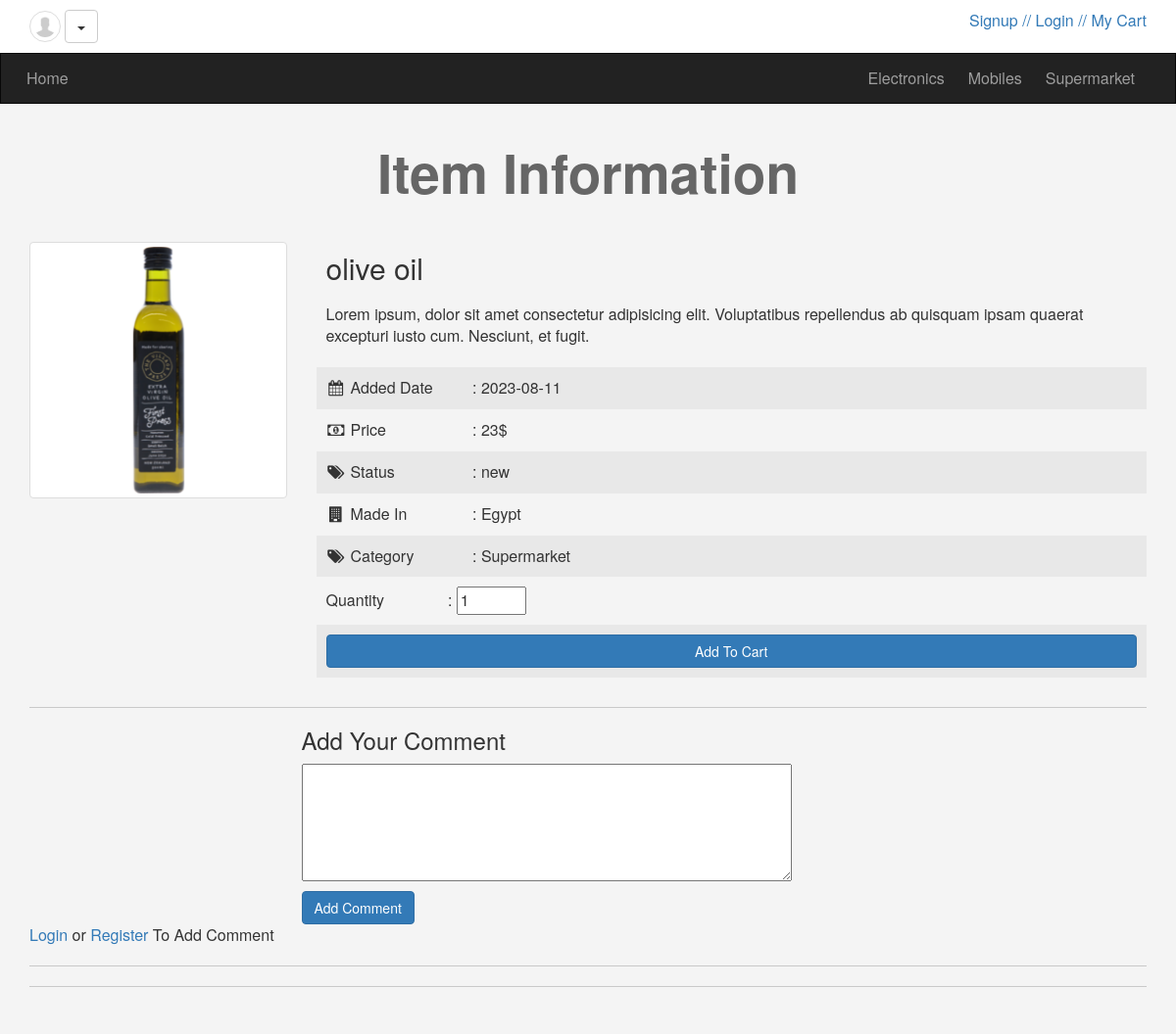
/items.php?itemid=41, run on the app's committed database.
### tables this page shows
CREATE TABLE `categories` (
  `id` smallint(6) NOT NULL,
  `name` varchar(100) NOT NULL,
  `description` text DEFAULT NULL,
  `ordaring` int(11) DEFAULT NULL,
  `visibility` tinyint(4) NOT NULL DEFAULT 0,
  `allow_comment` tinyint(4) NOT NULL DEFAULT 0,
  `allow_ads` tinyint(4) NOT NULL DEFAULT 0
);

CREATE TABLE `items` (
  `item_id` int(11) NOT NULL,
  `name` varchar(100) NOT NULL,
  `description` text NOT NULL,
  `country` varchar(50) NOT NULL,
  `price` varchar(20) NOT NULL,
  `category` varchar(100) NOT NULL,
  `image` varchar(255) NOT NULL,
  `item_date` date NOT NULL,
  `item_status` varchar(30) NOT NULL,
  `approve` tinyint(1) NOT NULL DEFAULT 0
);

### init.php (called while the page is built, shortened)
<?php
	$tpl 	= 'includes/templates/';
	$func	= 'includes/functions/';
	$css 	= 'layout/css/';
	include $func . 'functions.php';
	include $tpl . 'header.php';

### includes/functions/functions.php (called while the page is built, shortened)
<?php
class Connection
{
    private $dsn = "mysql:host=localhost;dbname=ecommerce";
    private $user = "root";
    private $pass = "";
    private $options = array(
        PDO::MYSQL_ATTR_INIT_COMMAND => "SET NAMES utf8",
    );
    public $conn;
    public function __construct()
    {
        try {
            $this->conn = new PDO($this->dsn, $this->user, $this->pass, $this->options);
            $this->conn->setAttribute(PDO::ATTR_ERRMODE, PDO::ERRMODE_EXCEPTION);
        } catch (PDOException $e) {
            echo "Failed to connect " . $e->getMessage();
        }
    }
    public function fetch_data($filed, $table, $where = NULL, $value = NULL, $order = NULL, $limit = NULL, $all = NULL)
    {
        if($value == NULL) {
            if($all == NULL) {
                $stmt = $this->conn->prepare("SELECT $filed FROM $table $order $limit");
                $stmt->execute();
                return $stmt->fetch();
            }
            elseif($all == "fetchAll") {
                $stmt = $this->conn->prepare("SELECT $filed FROM $table $order $limit");
                $stmt->execute();
                return $stmt->fetchAll();
            }
        } else{
            if($all == NULL) {
                $stmt = $this->conn->prepare("SELECT $filed FROM $table WHERE $where = ? $order $limit");
                $stmt->execute(array($value));
                return $stmt->fetch();
            }
            elseif($all == "fetchAll") {
                $stmt = $this->conn->prepare("SELECT $filed FROM $table WHERE $where = ? $order $limit");
                $stmt->execute(array($value));
                return $stmt->fetchAll();
            }
        }
    }
}

### items.php (the view, shortened to what this page needs)
<?php
include 'init.php';
if(isset($_GET['itemid']) && is_numeric($_GET['itemid'])){
	$check_item = new Connection();
	$item = $check_item->fetch_data("*", "items", "item_id", intval($_GET['itemid']));
	if(!empty($item)){
?>
		<h1 class="text-center">Item Information</h1>
		<div class="container">
			<div class="row">
				<div class="col-md-3">
					<img class="img-responsive img-thumbnail center-block" src="<?= $item['image']; ?>" alt="avatar" />
				</div>
				<div class="col-md-9 item-info">
					<h2><?= $item['name']; ?></h2>
					<p><?= $item['description']; ?></p>
					<ul class="list-unstyled">
						<li>
							<i class="fa fa-calendar fa-fw"></i>
							<span>Added Date</span> : <?= $item['item_date']; ?>
						</li>
						<li>
							<i class="fa fa-money fa-fw"></i>
							<span>Price</span> : <?= $item['price']; ?>
						</li>
						<li>
						<i class="fa fa-tags fa-fw"></i>
							<span>Status</span> : <?= $item['item_status']; ?>
						</li>
						<li>
							<i class="fa fa-building fa-fw"></i>
							<span>Made In</span> : <?= ucfirst($item['country']); ?>
						</li>
						<li>
							<i class="fa fa-tags fa-fw"></i>
							<span>Category</span> : <?= $item['category']; ?>
						</li>
						<li>
							<form action="<?= $_SERVER['PHP_SELF'];?>?itemid=<?= $item['item_id'];?>" method="POST">
							<span>Quantity</span> : <input type="number" name="number" min="1" max="100" value="<?= isset($_POST['quantity']) ? $_POST['number'] : 1;?>">
						</li>
						<li>
							<input class="btn btn-primary btn-block" name="quantity" type="submit" value="Add To Cart" />
					</li>
					</ul>
				</div>
			</div>
			<hr class="custom-hr">
			<div class="row">
				<div class="col-md-offset-3">
					<div class="add-comment">
						<h3>Add Your Comment</h3>
						<form action="?itemid=<?= $item['item_id'];?>" method="POST">
							<textarea name="comment" ></textarea>
							<input class="btn btn-primary" name="comments" type="submit" value="Add Comment">
						</form>
					</div>
				</div>
			</div>
			<?php
				if(!isset($_SESSION['user'])) {
					echo '<a href="login.php">Login</a> or <a href="register.php">Register</a> To Add Comment';
				}
			?>
				<?php
					$connect = new Connection();
					$stmt = $connect->conn->prepare("SELECT u.full_name, u.image, c.comment
														FROM users u LEFT JOIN comments c
														ON u.user_id = c.com_from_user
														WHERE c.com_to_item = ?
														");
					$stmt->execute(array($_GET['itemid']));
					$comments = $stmt->fetchAll();
					if(isset($comments)) {
						echo '<hr class="custom-hr">';
							?>
							<?php
							echo '<hr class="custom-hr">';
							}?>
		</div>
					<?php }?>
	<?php }?>
<?php
	include $tpl . 'footer.php';
?>

### includes/templates/header.php (shortened to what this page needs)
<!DOCTYPE html>
<html>
	<head>
		<link rel="stylesheet" href="<?php echo $css ?>bootstrap.min.css" />
		<link rel="stylesheet" href="<?php echo $css ?>font-awesome.min.css" />
		<link rel="stylesheet" href="<?php echo $css ?>jquery-ui.css" />
		<link rel="stylesheet" href="<?php echo $css ?>jquery.selectBoxIt.css" />
		<link rel="stylesheet" href="<?php echo $css ?>front.css" />
	</head>
	<body>
	<div class="upper-bar">
		<div class="container">
				<img class="my-image img-thumbnail img-circle" src="./uploads/img.png" alt="" />
				<div class="btn-group my-info">
					<span class="btn btn-default dropdown-toggle" data-toggle="dropdown">
						<span class="caret"></span>
					</span>
				</div>
				<a href="cart.php">
							<span class="pull-right">/ My Cart</span>
				</a>
				<?php
					if(!isset($_SESSION['user'])) {
						echo '<a href="login.php"><span class="pull-right">/ Login /</span></a>';
						echo '<a href="register.php"><span class="pull-right"> Signup /</span></a>';
					}
				?>
		</div>
	</div>
	<nav class="navbar navbar-inverse">
	  <div class="container">
	    <div class="navbar-header">
	      <a class="navbar-brand" href="index.php">Home</a>
	    </div>
	    <div class="collapse navbar-collapse" id="app-nav">
	        <ul class="nav navbar-nav navbar-right">
				<?php
					$connect = new Connection();
					$all_cats = $connect->fetch_data("id, name", "categories", "visibility", "1", "ORDER BY ordaring", all: "fetchAll");
					if(!empty($all_cats)) {
						foreach($all_cats as $cat) {
							echo "<li>
									<a href='index.php?cat=$cat[name]'>$cat[name]</a>
								</li>";
						}
					}
				?>
	        </ul>
	    </div>
	  </div>
	</nav>

### layout/css/front.css (style rules this page uses)
body { background-color: #F4F4F4; font-size: 16px; height: 3000px; }
h1 { font-size: 55px; margin: 40px 0; font-weight: bold; color: #666; }
.navbar { border-radius: 0; margin-bottom: 0; }
.nav > li > a, .navbar-brand { padding: 15px 12px; }
.navbar-brand { font-size: 1em; }
.upper-bar { padding: 10px; background-color: #FFF }
.my-image { width: 32px; height: 32px; }
.item-info h2 { padding: 10px; margin: 0; }
.item-info p { padding: 10px; }
.item-info ul li { padding: 10px; }
.item-info ul li:nth-child(odd) { background-color: #e8e8e8; }
.item-info ul li span { display: inline-block; width: 120px; }
.add-comment h3 { margin: 0 0 10px; }
.add-comment textarea { display: block; margin-bottom: 10px; width: 500px; height: 120px; }
.custom-hr { border-top: 1px solid #c9c9c9; }

### data on the page
categories: name "Electronics"
categories: name "Mobiles"
categories: name "Supermarket"
items: image (picture), name "olive oil", description "Lorem ipsum, dolor sit amet consectetur adipisicing elit. Voluptatibus repellendus ab quisquam ipsam quaerat excepturi iusto cum. Nesciunt, et fugit.", item_date "2023-08-11", price "23$", item_status "new", country "Egypt", category "Supermarket"
